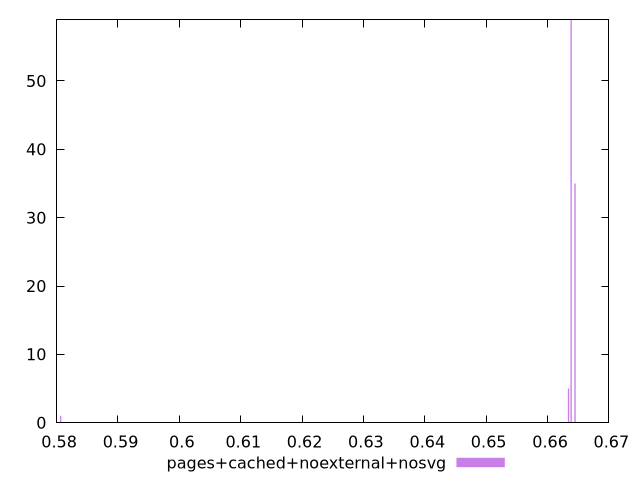

This figure's gnuplot source:
$_pagesCachedNoexternalNosvg <<EOF
0.6644850735918868 35
0.6638483903530571 59
0.5806551138126484 1
0.663423934860504 5
EOF
set key outside below
set terminal pngcairo
set output "report_00004_2020-11-02T20-21-41.718Z/uses-rel-preload/pages+cached+noexternal+nosvg//hist.png"
set yrange [0:59]
set boxwidth 0.0002122277462765528
set style fill transparent solid 0.5 noborder
plot $_pagesCachedNoexternalNosvg title "pages+cached+noexternal+nosvg" with boxes ,
